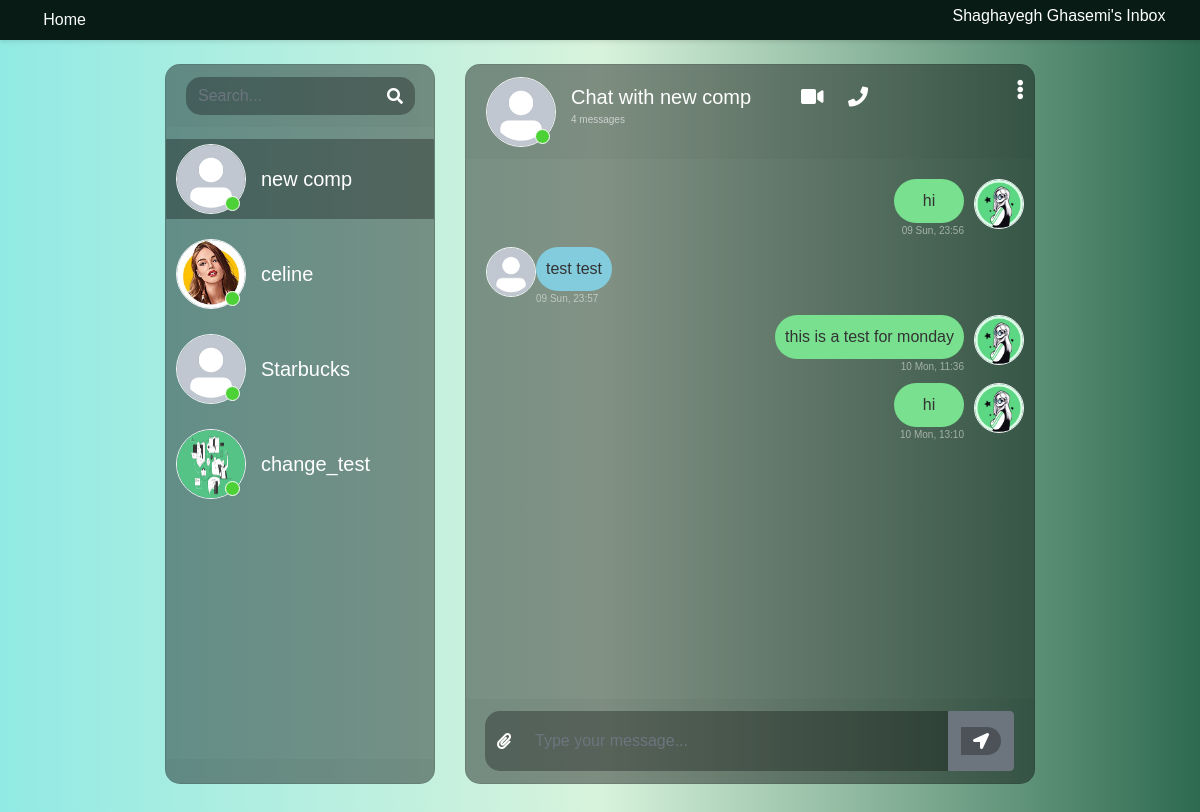
Before: /chat/ (signed in) with the older database file.
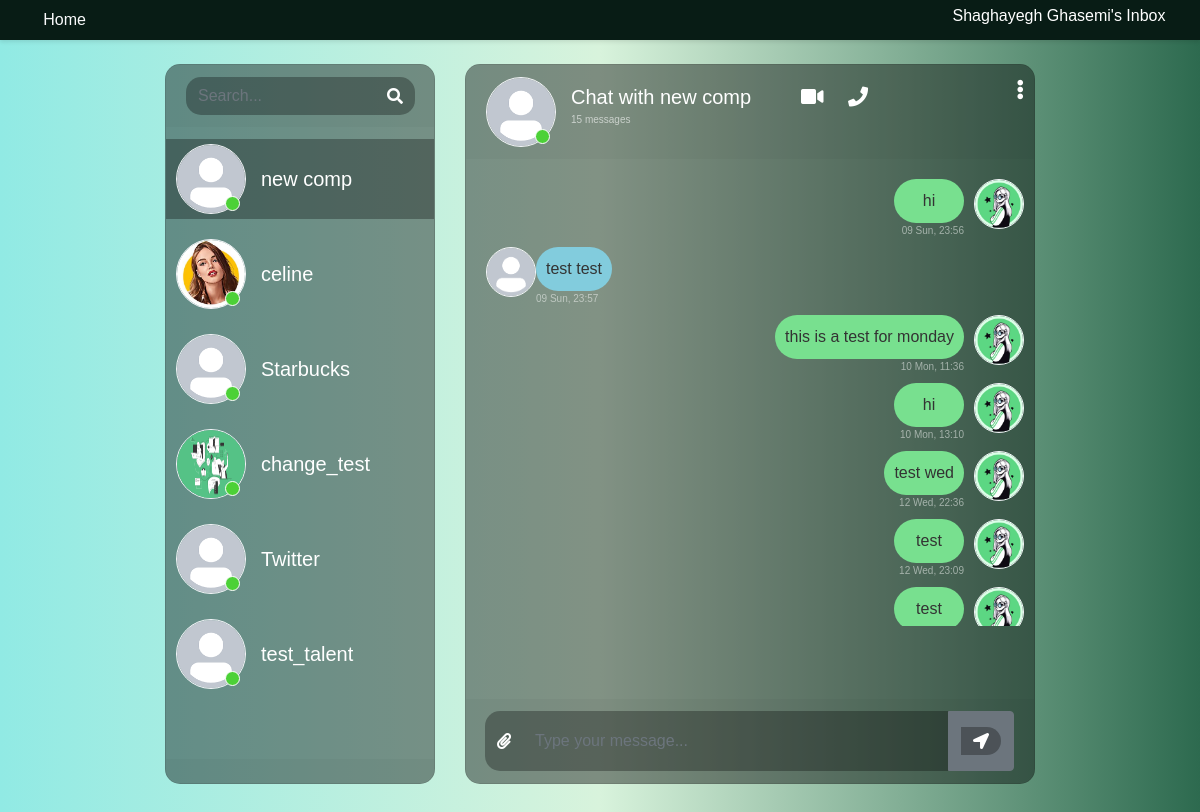
After: the same page with the newer database file.
### accounts/models.py (models this page shows, shortened)
class CustomUser(AbstractUser):
    def get_freelancer(self):
        if(hasattr(self, 'freelancer')):
            return self.freelancer
        return None
    def get_business(self):
        if(hasattr(self, 'business')):
            return self.business
        return None

### jobs/models.py (models this page shows, shortened)
class Freelancer(models.Model):
    owner = models.OneToOneField(User, on_delete=models.CASCADE) # delete the profile if the user deletes his/her account
    name = models.CharField(max_length=50)
    profile_pic = models.ImageField(upload_to="profiles/", blank=True)
    joinedDate = models.DateTimeField(default=timezone.now)
    skills = models.TextField(blank=True, null=True)
    about = models.TextField(blank=True, null=True)

class Business(models.Model):
    owner = models.OneToOneField(User, on_delete=models.CASCADE) # delete the profile if the user deletes his/her account
    name = models.CharField(max_length=50)
    profile_pic = models.ImageField(upload_to='profiles/', blank=True)
    about = models.TextField(blank=True, null=True)

### chat/models.py (models this page shows)
class Thread(models.Model):
    first_person = models.ForeignKey(User, on_delete=models.CASCADE, null=True, blank=True, related_name='thread_first_person')
    second_person = models.ForeignKey(User, on_delete=models.CASCADE, null=True, blank=True,
                                     related_name='thread_second_person')
    updated = models.DateTimeField(auto_now=True)
    timestamp = models.DateTimeField(auto_now_add=True)
    objects = ThreadManager()
    class Meta:
        unique_together = ['first_person', 'second_person']

class ChatMessage(models.Model):
    thread = models.ForeignKey(Thread, null=True, blank=True, on_delete=models.CASCADE, related_name='chatmessage_thread')
    user = models.ForeignKey(User, on_delete=models.CASCADE)
    message = models.TextField()
    timestamp = models.DateTimeField(auto_now_add=True)

### chat/views.py (the view)
# urls.py: path('', messages_page, name='messages-page'),
@login_required
def messages_page(request):
    threads = Thread.objects.by_user(user=request.user).prefetch_related('chatmessage_thread').order_by('timestamp')
    context = {
        'Threads': threads
    }
    return render(request, 'chat/messages.html', context)

### chat/templates/chat/messages.html (shortened to what this page needs)
{% load static %}
<!DOCTYPE html>
<html>
	<head>
		<link rel="stylesheet" href="https://stackpath.bootstrapcdn.com/bootstrap/4.1.3/css/bootstrap.min.css">
		<link rel="stylesheet" href="https://use.fontawesome.com/releases/v5.5.0/css/all.css">
		<link rel="stylesheet" type="text/css" href="https://cdnjs.cloudflare.com/ajax/libs/malihu-custom-scrollbar-plugin/3.1.5/jquery.mCustomScrollbar.min.css">
        <link rel="stylesheet" href="{% static 'chat/css/messages.css' %}">
        <link rel="stylesheet" href="{% static 'jobs/css/freelancer.css' %}">
    </head>
	<body>
        <div class="header">
            <div style="padding-left: 2%;"><a class="text-light" href="{% url 'home' %}" style="text-decoration: none; color: aliceblue;">Home</a></div>
            <div style="width: 20%;">
                {% if user.is_authenticated %}
                {% if user.get_freelancer %}
                    <h6 style="text-align: center; padding-right: 10px;">{{user.get_freelancer.name}}'s Inbox </h6>
                {% elif user.get_business %}
                    <h6 style="text-align: center; padding-right: 10px">{{user.get_business.name}}'s Inbox </h6>
                {% endif %}
                {% endif %}
            </div>
        </div>
		<div class="container-fluid h-100">
			<div class="row justify-content-center h-100 ">
				<div class="col-md-4 col-xl-3 chat h-100 mt-4">
                    <div class="card mb-sm-3 mb-md-0 contacts_card">
					<div class="card-header">
						<div class="input-group">
							<input type="text" placeholder="Search..." name="" class="form-control search">
							<div class="input-group-prepend">
								<span class="input-group-text search_btn"><i class="fas fa-search"></i></span>
							</div>
						</div>
					</div>
					<div class="card-body contacts_body">
						<ui class="contacts">
                            {% for thread in Threads %}
                                <li class="{% if forloop.first %}active{% endif %} contact-li" chat-id="chat_{{ thread.id }}" style="cursor: pointer">
                                    <div class="d-flex bd-highlight">
                                        <div class="img_cont">
                                            {% if thread.first_person == user %}
                                                {% if thread.second_person.get_freelancer.profile_pic  %}
                                                    <img src="{{  thread.second_person.get_freelancer.profile_pic.url }}" alt="Profile Picture" class="rounded-circle user_img">
                                                {% elif thread.second_person.get_business.profile_pic  %}
                                                    <img src="{{  thread.second_person.get_business.profile_pic.url }}" alt="Profile Picture" class="rounded-circle user_img">
                                                {% else %}
                                                    <img src="{% static 'jobs/media/profile_pic.png' %}" alt="Profile Picture" class="rounded-circle user_img">
                                                {% endif %}
                                            {% endif %}
                                            <span class="online_icon"></span>
                                        </div>
                                        <div class="user_info">
                                            {% if thread.first_person == user %}
                                                {% if thread.second_person.get_freelancer %}
                                                    <span>{{ thread.second_person.get_freelancer.name }}</span>
                                                {% else %}
                                                    <span>{{ thread.second_person.get_business.name }}</span>
                                                {% endif %}
                                            {% else %}
                                                {% if thread.first_person.get_freelancer %}
                                                    <span>{{ thread.first_person.get_freelancer.name }}</span>
                                                {% else %}
                                                    <span>{{ thread.first_person.get_business.name }}</span>
                                                {% endif %}
                                            {% endif %}
                                        </div>
                                    </div>
                                </li>
                            {% endfor %}
						</ui>
					</div>
					<div class="card-footer"></div>
				</div></div>
				<div class="col-md-8 col-xl-6 chat h-100 mt-4">
					<div class="card">
                        {% for thread in Threads %}
                            <div class="messages-wrapper  {% if forloop.first %}hide is_active{% else %}hide{% endif %}" chat-id="chat_{{ thread.id }}" other-user-id="
                                        {% if thread.first_person == user %}
                                            {{ thread.second_person.id }}
                                        {% else %}
                                            {{ thread.first_person.id }}
                                        {% endif %}
                                    ">
                                <div class="card-header msg_head">
                                    <div class="d-flex bd-highlight">
                                        <div class="img_cont">
                                            {% if thread.first_person == user %}
                                                {% if thread.second_person.get_freelancer.profile_pic  %}
                                                    <img src="{{  thread.second_person.get_freelancer.profile_pic.url }}" alt="Profile Picture" class="rounded-circle user_img">
                                                {% elif thread.second_person.get_business.profile_pic  %}
                                                    <img src="{{  thread.second_person.get_business.profile_pic.url }}" alt="Profile Picture" class="rounded-circle user_img">
                                                {% else %}
                                                    <img src="{% static 'jobs/media/profile_pic.png' %}" alt="Profile Picture" class="rounded-circle user_img">
                                                {% endif %}
                                            {% endif %}
                                            <span class="online_icon"></span>
                                        </div>
                                        <div class="user_info">
                                            {% if thread.first_person == user %}
                                                {% if thread.second_person.get_business %}
                                                    <span>Chat with {{ thread.second_person.get_business.name }}</span>
                                                {% else %}
                                                    <span>Chat with {{ thread.second_person.get_freelancer.name }}</span>
                                                {% endif %}
                                            {% else %}
                                                {% if thread.first_person.get_business %}
                                                    <span>Chat with {{ thread.first_person.get_business.name }}</span>
                                                {% else %}
                                                    <span>Chat with {{ thread.first_person.get_freelancer.name }}</span>
                                                {% endif %}
                                            {% endif %}
                                            <p>{{ thread.chatmessage_thread.all.count }} messages</p>
                                        </div>
                                        <div class="video_cam">
                                            <span><i class="fas fa-video"></i></span>
                                            <span><i class="fas fa-phone"></i></span>
                                        </div>
                                    </div>
                                    <span id="action_menu_btn"><i class="fas fa-ellipsis-v"></i></span>
                                </div>
                                <div class="card-body msg_card_body">
                                    {% for chat in thread.chatmessage_thread.all %}
                                        {% if chat.user == user %}
                                            <div class="d-flex mb-4 replied">
                                                <div class="msg_cotainer_send">
                                                    {{ chat.message }}
                                                    <span class="msg_time_send">{{ chat.timestamp|date:"d D" }}, {{ chat.timestamp|time:"H:i" }}</span>
                                                </div>
                                            <div class="img_cont_msg">
                                                {% if thread.first_person == user %}
                                                    {% if thread.first_person.get_freelancer.profile_pic  %}
                                                        <img src="{{  thread.first_person.get_freelancer.profile_pic.url }}" alt="Profile Picture" class="rounded-circle user_img" style="max-width: 50px; max-height: 50px;">
                                                    {% elif thread.second_person.get_business.profile_pic  %}
                                                        <img src="{{  thread.first_person.get_business.profile_pic.url }}" alt="Profile Picture" class="rounded-circle user_img" >
                                                    {% else %}
                                                        <img src="{% static 'jobs/media/profile_pic.png' %}" alt="Profile Picture" class="rounded-circle user_img" style="max-width: 50px; max-height: 50px;">
                                                    {% endif %}
                                                {% endif %}
                                            </div>
                                        </div>
                                        {% else %}
                                            <div class="d-flex mb-4 received">
                                            <div class="img_cont_msg">
                                                {% if thread.first_person == user %}
                                                    {% if thread.second_person.get_freelancer.profile_pic  %}
                                                        <img src="{{  thread.second_person.get_freelancer.profile_pic.url }}" alt="Profile Picture" class="rounded-circle user_img" style="max-width: 50px; max-height: 50px;">
                                                    {% elif thread.second_person.get_business.profile_pic  %}
                                                        <img src="{{  thread.second_person.get_business.profile_pic.url }}" alt="Profile Picture" class="rounded-circle user_img" style="max-width: 50px; max-height: 50px;">
                                                    {% else %}
                                                        <img src="{% static 'jobs/media/profile_pic.png' %}" alt="Profile Picture" class="rounded-circle user_img" style="max-width: 50px; max-height: 50px;">
                                                    {% endif %}
                                                    {% endif %}
                                            </div>
                                            <div class="msg_cotainer">
                                                {{ chat.message }}
                                                <span class="msg_time">{{ chat.timestamp|date:"d D" }}, {{ chat.timestamp|time:"H:i" }}</span>
                                            </div>
                                        </div>
                                        {% endif %}
                                    {% endfor %}
                                </div>
					        </div>
                        {% endfor %}
                        <div class="card-footer">
                                <form id="send-message-form">
                                    <div class="input-group">
                                        <div class="input-group-append">
                                            <span class="input-group-text attach_btn"><i class="fas fa-paperclip"></i></span>
                                        </div>
                                        <input type="text" name="" id="input-message" class="form-control type_msg" placeholder="Type your message...">
                                        <div class="input-group-append">
                                            <button class="btn btn-secondary" type="submit">
                                                <span class="input-group-text send_btn">
                                                    <i class="fas fa-location-arrow"></i>
                                                </span>
                                            </button>
                                        </div>
                                </div>
                                </form>
                            </div>
                    </div>
				</div>
			</div>
		</div>
	</body>
</html>

Changed rows visible on the page:
computed for Thread "new comp": chatmessage_thread.all.count "4" → "15"
added Thread: second_person.get_business.name "Twitter", shown under "Shaghayegh Ghasemi's Inbox"
added Thread: second_person.get_freelancer.name "test_talent", shown under "Shaghayegh Ghasemi's Inbox"
added ChatMessage: message "test wed", timestamp "12 Wed", timestamp "22:36", first_person.get_freelancer.profile_pic (picture), shown under Thread "new comp"
added ChatMessage: message "test", timestamp "12 Wed", timestamp "23:09", first_person.get_freelancer.profile_pic (picture), shown under Thread "new comp"
added ChatMessage: message "test", first_person.get_freelancer.profile_pic (picture), shown under Thread "new comp"
